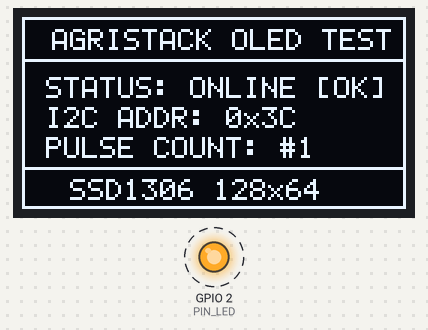
A sketch run on a simulated ESP32. Shown: 128×64 one-colour display, output pins drawn as LEDs (lit = HIGH). Wiring (inferred from the names in the program): SSD1306 OLED at I2C address 0x3D. Dashed ring = blinking. What the sketch prints to the serial monitor is not drawn.

Above: at 1.3 s.
At 10.2 s:
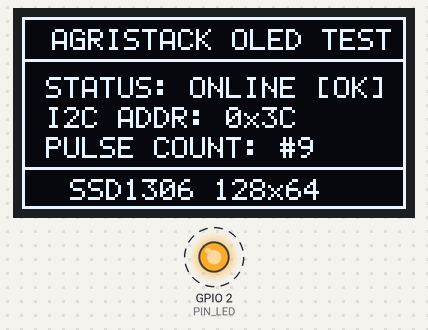
At 18.0 s:
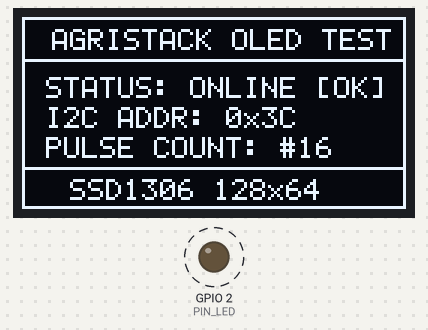
At 36.9 s:
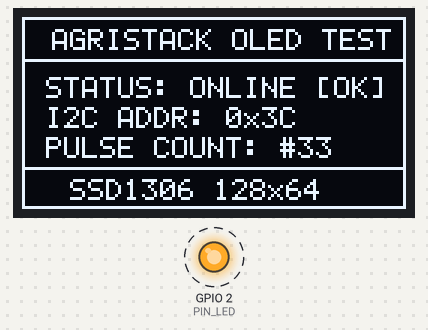
Timing chart, 0 to 40.0 s (numbered marks = the images above):
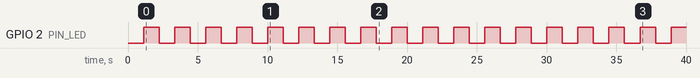

The sketch:

test_oled.ino
```cpp
/*
 * ===============================================================================
 *  AgriStack — Standalone SSD1306 OLED (128x64) I2C Hardware Tester
 * ===============================================================================
 *  Zero external libraries needed! Uses ONLY built-in <Wire.h>.
 *
 *  ESP32 Pin Connections:
 *   - GND -> GND
 *   - VCC -> 3.3V (or 5V)
 *   - SDA -> GPIO 21
 *   - SCL -> GPIO 22
 * ===============================================================================
 */

#include <Wire.h>

#define PIN_I2C_SDA  21
#define PIN_I2C_SCL  22
#define PIN_LED      2

// Standard 5x7 ASCII Font Table
const uint8_t PROGMEM FONT_5X7[] = {
  0x00, 0x00, 0x00, 0x00, 0x00, // Space
  0x00, 0x00, 0x5F, 0x00, 0x00, // !
  0x00, 0x07, 0x00, 0x07, 0x00, // "
  0x14, 0x7F, 0x14, 0x7F, 0x14, // #
  0x24, 0x2A, 0x7F, 0x2A, 0x12, // $
  0x23, 0x13, 0x08, 0x64, 0x62, // %
  0x36, 0x49, 0x55, 0x22, 0x50, // &
  0x00, 0x05, 0x03, 0x00, 0x00, // '
  0x00, 0x1C, 0x22, 0x41, 0x00, // (
  0x00, 0x41, 0x22, 0x1C, 0x00, // )
  0x14, 0x08, 0x3E, 0x08, 0x14, // *
  0x08, 0x08, 0x3E, 0x08, 0x08, // +
  0x00, 0x50, 0x30, 0x00, 0x00, // ,
  0x08, 0x08, 0x08, 0x08, 0x08, // -
  0x00, 0x60, 0x60, 0x00, 0x00, // .
  0x20, 0x10, 0x08, 0x04, 0x02, // /
  0x3E, 0x51, 0x49, 0x45, 0x3E, // 0
  0x00, 0x42, 0x7F, 0x40, 0x00, // 1
  0x42, 0x61, 0x51, 0x49, 0x46, // 2
  0x21, 0x41, 0x45, 0x4B, 0x31, // 3
  0x18, 0x14, 0x12, 0x7F, 0x10, // 4
  0x27, 0x45, 0x45, 0x45, 0x39, // 5
  0x3C, 0x4A, 0x49, 0x49, 0x30, // 6
  0x01, 0x71, 0x09, 0x05, 0x03, // 7
  0x36, 0x49, 0x49, 0x49, 0x36, // 8
  0x06, 0x49, 0x49, 0x29, 0x1E, // 9
  0x00, 0x36, 0x36, 0x00, 0x00, // :
  0x00, 0x56, 0x36, 0x00, 0x00, // ;
  0x08, 0x14, 0x22, 0x41, 0x00, // <
  0x14, 0x14, 0x14, 0x14, 0x14, // =
  0x00, 0x41, 0x22, 0x14, 0x08, // >
  0x02, 0x01, 0x51, 0x09, 0x06, // ?
  0x32, 0x49, 0x79, 0x41, 0x3E, // @
  0x7E, 0x11, 0x11, 0x11, 0x7E, // A
  0x7F, 0x49, 0x49, 0x49, 0x36, // B
  0x3E, 0x41, 0x41, 0x41, 0x22, // C
  0x7F, 0x41, 0x41, 0x22, 0x1C, // D
  0x7F, 0x49, 0x49, 0x49, 0x41, // E
  0x7F, 0x09, 0x09, 0x09, 0x01, // F
  0x3E, 0x41, 0x49, 0x49, 0x7A, // G
  0x7F, 0x08, 0x08, 0x08, 0x7F, // H
  0x00, 0x41, 0x7F, 0x41, 0x00, // I
  0x20, 0x40, 0x41, 0x3F, 0x01, // J
  0x7F, 0x08, 0x14, 0x22, 0x41, // K
  0x7F, 0x40, 0x40, 0x40, 0x40, // L
  0x7F, 0x02, 0x0C, 0x02, 0x7F, // M
  0x7F, 0x04, 0x08, 0x10, 0x7F, // N
  0x3E, 0x41, 0x41, 0x41, 0x3E, // O
  0x7F, 0x09, 0x09, 0x09, 0x06, // P
  0x3E, 0x41, 0x51, 0x21, 0x5E, // Q
  0x7F, 0x09, 0x19, 0x29, 0x46, // R
  0x46, 0x49, 0x49, 0x49, 0x31, // S
  0x01, 0x01, 0x7F, 0x01, 0x01, // T
  0x3F, 0x40, 0x40, 0x40, 0x3F, // U
  0x1F, 0x20, 0x40, 0x20, 0x1F, // V
  0x7F, 0x20, 0x18, 0x20, 0x7F, // W
  0x63, 0x14, 0x08, 0x14, 0x63, // X
  0x07, 0x08, 0x70, 0x08, 0x07, // Y
  0x61, 0x51, 0x49, 0x45, 0x43, // Z
  0x00, 0x7F, 0x41, 0x41, 0x00, // [
  0x02, 0x04, 0x08, 0x10, 0x20, // backslash
  0x00, 0x41, 0x41, 0x7F, 0x00, // ]
  0x04, 0x02, 0x01, 0x02, 0x04, // ^
  0x40, 0x40, 0x40, 0x40, 0x40, // _
  0x00, 0x01, 0x02, 0x04, 0x00, // `
  0x20, 0x54, 0x54, 0x54, 0x78, // a
  0x7F, 0x48, 0x44, 0x44, 0x38, // b
  0x38, 0x44, 0x44, 0x44, 0x20, // c
  0x38, 0x44, 0x44, 0x48, 0x7F, // d
  0x38, 0x54, 0x54, 0x54, 0x18, // e
  0x08, 0x7E, 0x09, 0x01, 0x02, // f
  0x0C, 0x52, 0x52, 0x52, 0x3E, // g
  0x7F, 0x08, 0x04, 0x04, 0x78, // h
  0x00, 0x44, 0x7D, 0x40, 0x00, // i
  0x20, 0x40, 0x44, 0x3D, 0x00, // j
  0x7F, 0x10, 0x28, 0x44, 0x00, // k
  0x00, 0x41, 0x7F, 0x40, 0x00, // l
  0x7C, 0x04, 0x18, 0x04, 0x78, // m
  0x7C, 0x08, 0x04, 0x04, 0x78, // n
  0x38, 0x44, 0x44, 0x44, 0x38, // o
  0x7C, 0x14, 0x14, 0x14, 0x08, // p
  0x08, 0x14, 0x14, 0x18, 0x7C, // q
  0x7C, 0x08, 0x04, 0x04, 0x08, // r
  0x48, 0x54, 0x54, 0x54, 0x20, // s
  0x04, 0x3F, 0x44, 0x40, 0x20, // t
  0x3C, 0x40, 0x40, 0x20, 0x7C, // u
  0x1C, 0x20, 0x40, 0x20, 0x1C, // v
  0x3C, 0x40, 0x30, 0x40, 0x3C, // w
  0x44, 0x28, 0x10, 0x28, 0x44, // x
  0x0C, 0x50, 0x50, 0x50, 0x3C, // y
  0x44, 0x64, 0x54, 0x4C, 0x44, // z
  0x08, 0x36, 0x41, 0x41, 0x00, // {
  0x00, 0x00, 0x77, 0x00, 0x00, // |
  0x00, 0x41, 0x41, 0x36, 0x08, // }
  0x08, 0x04, 0x08, 0x10, 0x08  // ~
};

class SimpleSSD1306 {
private:
  uint8_t _addr;
  uint8_t _buffer[1024];

  void sendCommand(uint8_t cmd) {
    Wire.beginTransmission(_addr);
    Wire.write(0x00);
    Wire.write(cmd);
    Wire.endTransmission();
  }

public:
  SimpleSSD1306(uint8_t addr = 0x3C) : _addr(addr) {}

  void setAddress(uint8_t addr) { _addr = addr; }

  bool begin() {
    Wire.beginTransmission(_addr);
    if (Wire.endTransmission() != 0) return false;

    sendCommand(0xAE); // Display OFF
    sendCommand(0xD5); sendCommand(0x80); // Clock divide
    sendCommand(0xA8); sendCommand(0x3F); // Multiplex 64
    sendCommand(0xD3); sendCommand(0x00); // Offset 0
    sendCommand(0x40); // Start line 0
    sendCommand(0x8D); sendCommand(0x14); // Enable charge pump
    sendCommand(0x20); sendCommand(0x00); // Horizontal mode
    sendCommand(0xA1); // Segment remap
    sendCommand(0xC8); // COM scan reverse
    sendCommand(0xDA); sendCommand(0x12); // COM pins
    sendCommand(0x81); sendCommand(0xCF); // Contrast
    sendCommand(0xD9); sendCommand(0xF1); // Pre-charge
    sendCommand(0xDB); sendCommand(0x40); // VCOM detect
    sendCommand(0xA4); // Output follows RAM
    sendCommand(0xA6); // Normal display
    sendCommand(0xAF); // Display ON

    clear();
    display();
    return true;
  }

  void clear() {
    memset(_buffer, 0, sizeof(_buffer));
  }

  void drawPixel(int x, int y, bool color = true) {
    if (x < 0 || x >= 128 || y < 0 || y >= 64) return;
    if (color) {
      _buffer[x + (y / 8) * 128] |= (1 << (y % 8));
    } else {
      _buffer[x + (y / 8) * 128] &= ~(1 << (y % 8));
    }
  }

  void drawChar(int x, int y, char c) {
    if (c < 32 || c > 126) c = '?';
    int fontIdx = (c - 32) * 5;
    for (int col = 0; col < 5; col++) {
      uint8_t line = pgm_read_byte(&FONT_5X7[fontIdx + col]);
      for (int bit = 0; bit < 7; bit++) {
        drawPixel(x + col, y + bit, (line >> bit) & 0x01);
      }
    }
  }

  void drawString(int x, int y, const String &str) {
    int curX = x;
    for (size_t i = 0; i < str.length(); i++) {
      drawChar(curX, y, str[i]);
      curX += 6;
      if (curX > 122) break;
    }
  }

  void drawHLine(int y) {
    for (int x = 0; x < 128; x++) {
      drawPixel(x, y, true);
    }
  }

  void drawRect(int x, int y, int w, int h) {
    for (int i = x; i < x + w; i++) {
      drawPixel(i, y, true);
      drawPixel(i, y + h - 1, true);
    }
    for (int j = y; j < y + h; j++) {
      drawPixel(x, j, true);
      drawPixel(x + w - 1, j, true);
    }
  }

  void display() {
    for (uint8_t page = 0; page < 8; page++) {
      sendCommand(0xB0 + page);
      sendCommand(0x00);
      sendCommand(0x10);

      for (uint8_t col = 0; col < 128; col += 16) {
        Wire.beginTransmission(_addr);
        Wire.write(0x40);
        for (uint8_t k = 0; k < 16; k++) {
          Wire.write(_buffer[(page * 128) + col + k]);
        }
        Wire.endTransmission();
      }
    }
  }
};

SimpleSSD1306 oled(0x3C);
uint8_t detectedAddr = 0;

void setup() {
  Serial.begin(115200);
  delay(1000);
  pinMode(PIN_LED, OUTPUT);

  Serial.println("\n==========================================");
  Serial.println("   AGRISTACK SSD1306 OLED TEST PROGRAM    ");
  Serial.println("==========================================");

  Wire.begin(PIN_I2C_SDA, PIN_I2C_SCL);

  // Scan I2C
  Serial.println("[I2C] Scanning for OLED display...");
  for (uint8_t addr = 1; addr < 127; addr++) {
    Wire.beginTransmission(addr);
    if (Wire.endTransmission() == 0) {
      Serial.printf("  [✓] Detected device at address: 0x%02X\n", addr);
      if (addr == 0x3C || addr == 0x3D) {
        detectedAddr = addr;
      }
    }
  }

  if (detectedAddr != 0) {
    oled.setAddress(detectedAddr);
    if (oled.begin()) {
      Serial.printf("[OLED] SSD1306 initialized successfully at 0x%02X!\n", detectedAddr);
    }
  } else {
    Serial.println("[!] OLED not detected on 0x3C/0x3D. Retrying address 0x3C anyway...");
    oled.begin();
  }
}

int count = 0;

void loop() {
  count++;
  digitalWrite(PIN_LED, !digitalRead(PIN_LED));

  oled.clear();

  // Draw Box border
  oled.drawRect(0, 0, 128, 64);

  // Title
  oled.drawString(10, 4, "AGRISTACK OLED TEST");
  oled.drawHLine(14);

  // Stats
  oled.drawString(8, 20, "STATUS: ONLINE [OK]");
  oled.drawString(8, 30, "I2C ADDR: 0x3C");
  oled.drawString(8, 40, "PULSE COUNT: #" + String(count));

  oled.drawHLine(50);
  oled.drawString(16, 54, "SSD1306 128x64");

  oled.display();

  Serial.printf("[TEST] OLED Refresh #%d (I2C: 0x3C)\n", count);
  delay(1000);
}
```

Measured:
- by itself, GPIO 2 (PIN_LED): alternates HIGH for 1.1 s and LOW for 1.1 s
- what the display in image 0 shows lasts 1.1 s, from 1.3 s to 2.4 s
